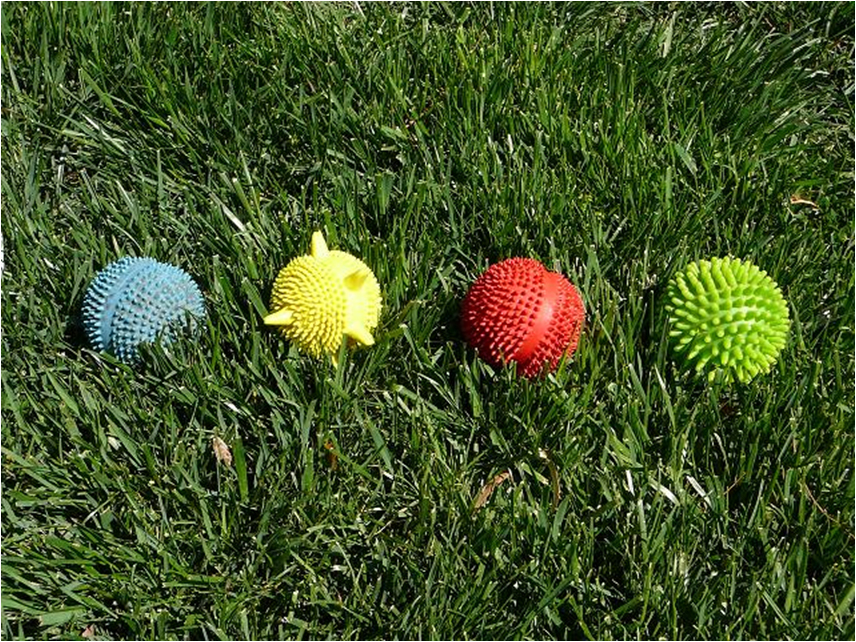
%> input picture Griffins_toys.jpg, 856 x 642 px
$ octave lab4_1.m   (GNU Octave 9; MATLAB toolbox functions it lacks are replaced by stand-ins)
%> lines starting %> are read from the running program, lines starting %| are printed output that depends on the picture
% [15 lines of commented-out code are left out]

myrgbimage = imread('Griffins_toys.jpg');
%> myrgbimage is the input picture: size 642x856x3 uint8; mean R, G, B 67, 84.1, 40.8
% figure;
% image(myrgbimage);
figure(1);
subplot(2,2,1);
image(myrgbimage);
title('full image');
subplot(2,2,2);
image(myrgbimage(:,:,1));
colormap(gray(256));
title('red channel');
subplot(2,2,3);
image(myrgbimage(:,:,2));
title('green channel');
subplot(2,2,4);
image(myrgbimage(:,:,3));
title('blue channel');
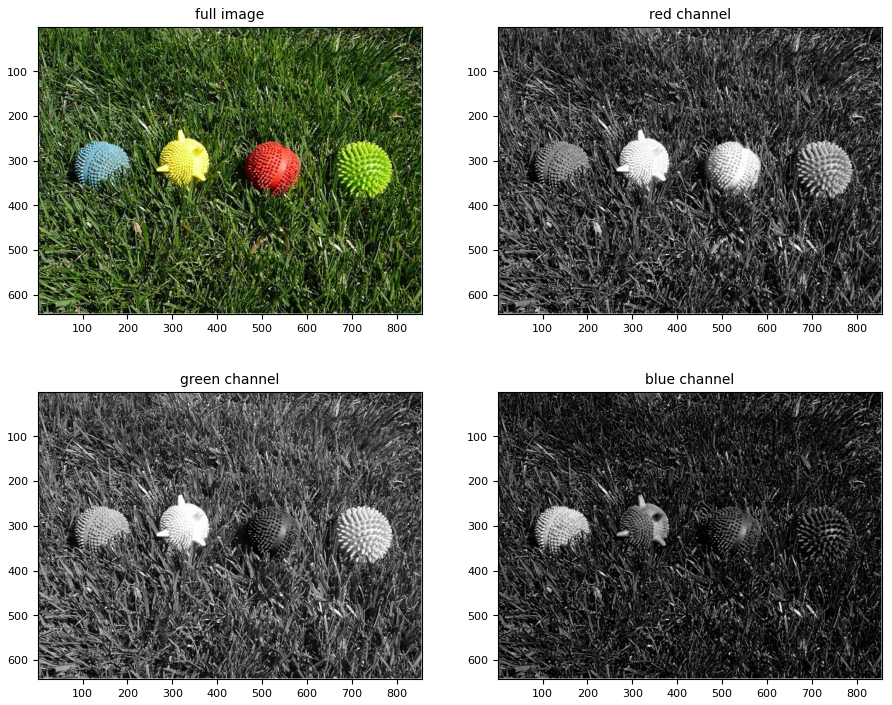
%> figure redrawn from the program's plot data, 4 panels
redmap = [ linspace( 0, 1, 256)' zeros(256,1) zeros(256,1)];
greenmap = [ zeros(256,1) linspace( 0, 1, 256)' zeros(256,1) ];
bluemap = [ zeros(256,2) linspace( 0, 1, 256)' ];
figure(2);
subplot(2,2,1);
image(myrgbimage);
title('full image');
subplot(2,2,2);
colormap(redmap);
image(myrgbimage(:,:,1));

title('red channel');
subplot(2,2,3);
colormap(greenmap);
image(myrgbimage(:,:,2));
title('green channel');

subplot(2,2,4);
colormap(bluemap);
image(myrgbimage(:,:,3));
title('blue channel');
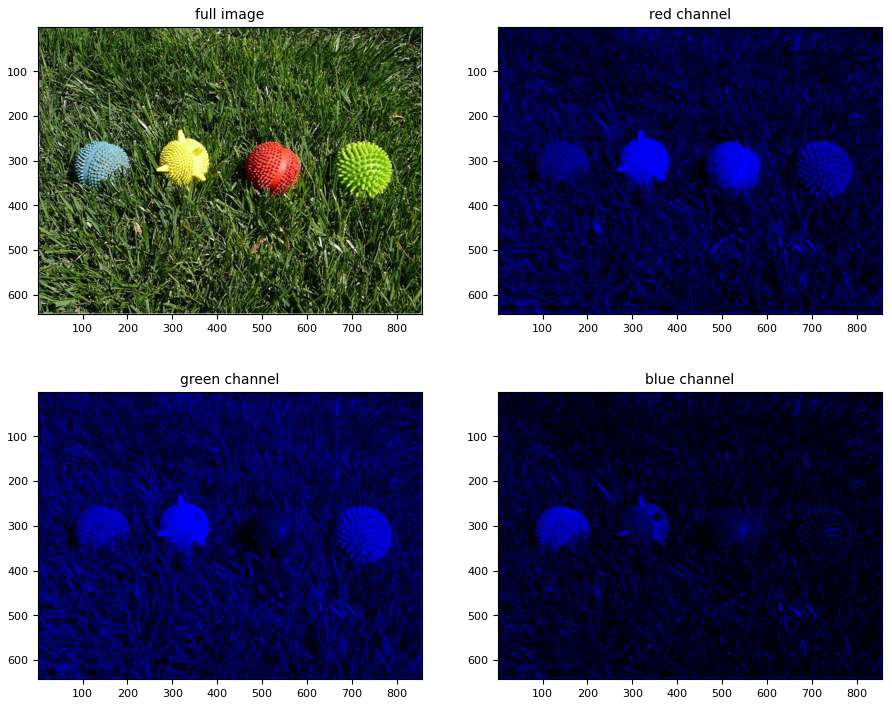
%> figure redrawn from the program's plot data, 4 panels

figure(3);
subplot(2,2,1);
image(myrgbimage);
title('full image');
subplot(2,2,2);
image(ind2rgb(myrgbimage(:,:,1),redmap));
title('red channel');
subplot(2,2,3);
image(ind2rgb(myrgbimage(:,:,2),greenmap));
subplot(2,2,4);
image(ind2rgb(myrgbimage(:,:,3),bluemap));
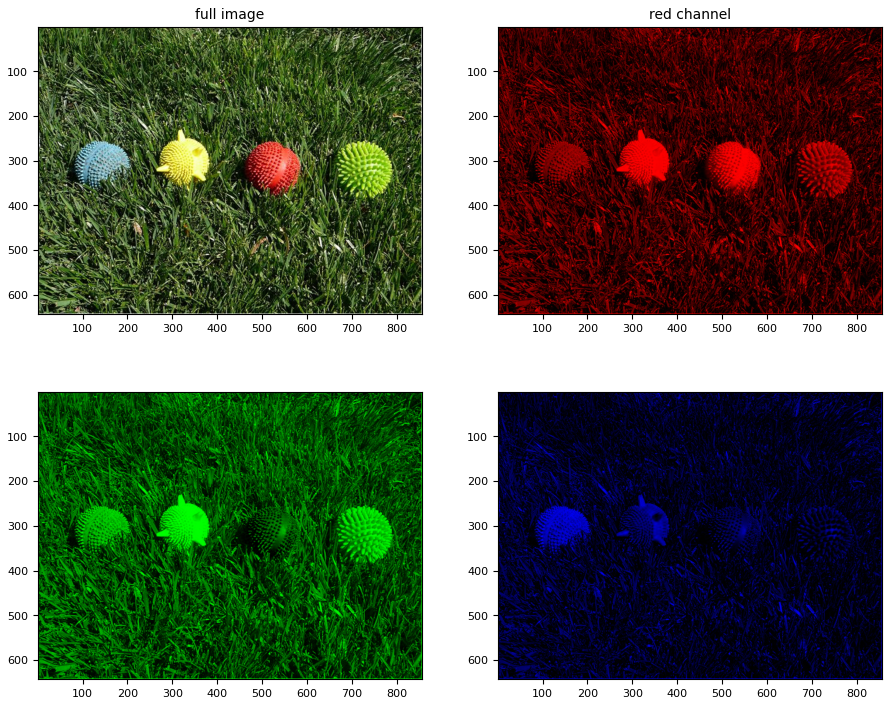
%> figure redrawn from the program's plot data, 4 panels

$ run again, with black-and-white-cow-2-3.tif saved as Griffins_toys.jpg
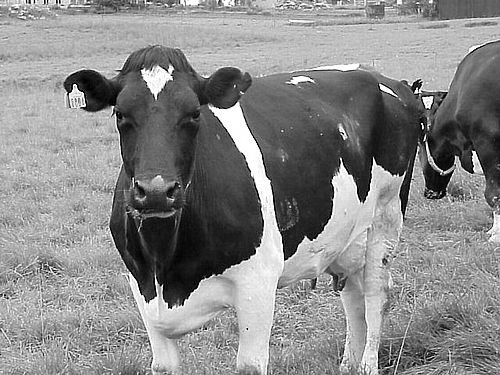
%> input picture black-and-white-cow-2-3.tif, 500 x 375 px
%> myrgbimage is the input picture: size 375x500 uint8; min 0, max 255, mean 137.2
%> `title('blue channel');`:
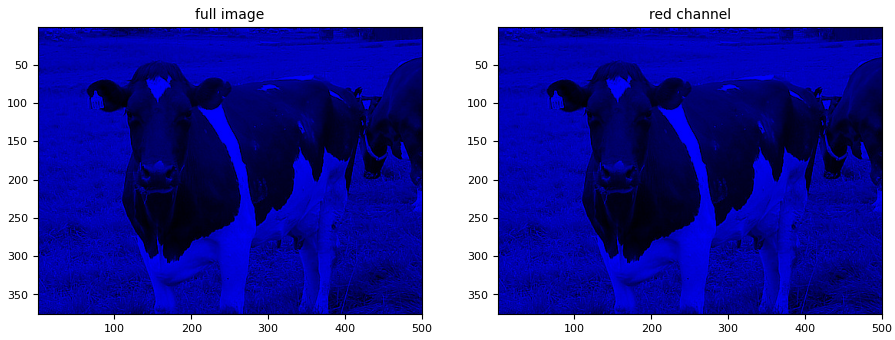
%> figure redrawn from the program's plot data, 2 panels
%> `image(ind2rgb(myrgbimage(:,:,3),bluemap));`:
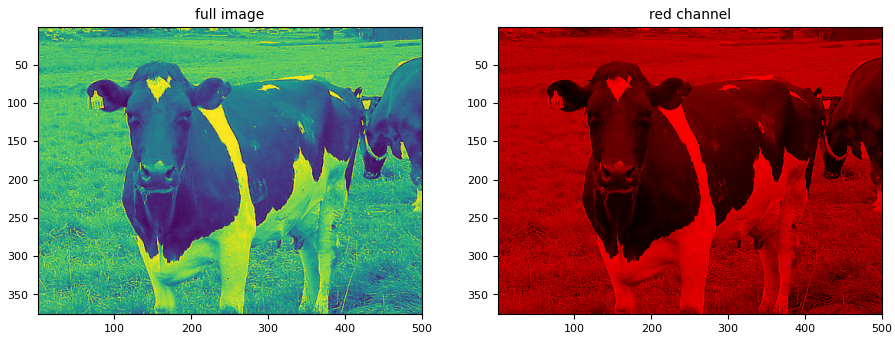
%> figure redrawn from the program's plot data, 2 panels
